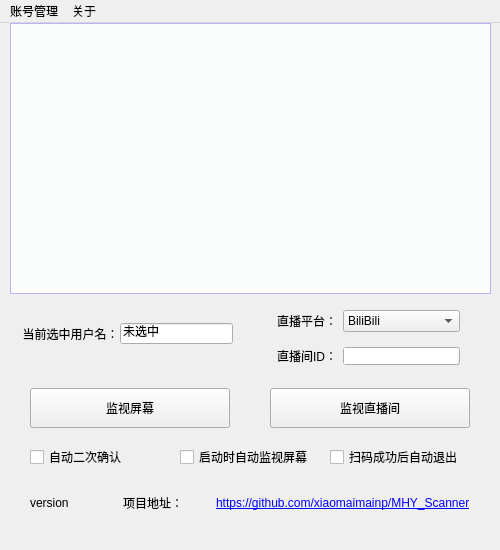
<?xml version="1.0" encoding="UTF-8"?>
<ui version="4.0">
 <class>WindowMain</class>
 <widget class="QMainWindow" name="WindowMain">
  <property name="enabled">
   <bool>true</bool>
  </property>
  <property name="geometry">
   <rect>
    <x>0</x>
    <y>0</y>
    <width>500</width>
    <height>550</height>
   </rect>
  </property>
  <property name="minimumSize">
   <size>
    <width>500</width>
   <height>550</height>
  </size>
 </property>
 <property name="maximumSize">
  <size>
   <width>500</width>
   <height>550</height>
   </size>
  </property>
  <property name="windowTitle">
   <string>MHY扫码器</string>
  </property>
  <widget class="QWidget" name="centralWidget">
   <widget class="QLineEdit" name="lineEditUname">
    <property name="enabled">
     <bool>true</bool>
    </property>
    <property name="geometry">
     <rect>
      <x>120</x>
      <y>300</y>
      <width>113</width>
      <height>21</height>
     </rect>
    </property>
    <property name="text">
     <string>未选中</string>
    </property>
    <property name="alignment">
     <set>Qt::AlignLeading|Qt::AlignLeft|Qt::AlignVCenter</set>
    </property>
    <property name="readOnly">
     <bool>true</bool>
    </property>
   </widget>
   <widget class="QLabel" name="labelUname">
    <property name="geometry">
     <rect>
      <x>20</x>
      <y>300</y>
      <width>101</width>
      <height>21</height>
     </rect>
    </property>
    <property name="text">
     <string>当前选中用户名：</string>
    </property>
    <property name="alignment">
     <set>Qt::AlignCenter</set>
    </property>
   </widget>
   <widget class="QWidget" name="layoutWidgetLive">
    <property name="geometry">
     <rect>
      <x>220</x>
      <y>280</y>
      <width>240</width>
      <height>70</height>
     </rect>
    </property>
    <layout class="QGridLayout" name="gridLayout">
     <property name="leftMargin">
      <number>0</number>
     </property>
     <property name="topMargin">
      <number>0</number>
     </property>
     <property name="rightMargin">
      <number>0</number>
     </property>
     <property name="bottomMargin">
      <number>0</number>
     </property>
     <property name="horizontalSpacing">
      <number>6</number>
     </property>
     <property name="verticalSpacing">
      <number>8</number>
     </property>
     <item row="0" column="0">
      <widget class="QLabel" name="labelLiveName_2">
       <property name="text">
        <string>直播平台：</string>
       </property>
       <property name="alignment">
        <set>Qt::AlignRight|Qt::AlignVCenter</set>
       </property>
      </widget>
     </item>
     <item row="0" column="1">
      <widget class="QComboBox" name="comboBox">
       <property name="currentIndex">
        <number>1</number>
       </property>
       <item>
        <property name="text">
         <string>抖音</string>
        </property>
       </item>
       <item>
        <property name="text">
         <string>BiliBili</string>
        </property>
       </item>
      </widget>
     </item>
     <item row="1" column="0">
      <widget class="QLabel" name="labelLiveName">
       <property name="text">
        <string>直播间ID：</string>
       </property>
       <property name="alignment">
        <set>Qt::AlignRight|Qt::AlignVCenter</set>
       </property>
      </widget>
     </item>
     <item row="1" column="1">
      <widget class="QComboBox" name="lineEditLiveId">
       <property name="editable">
        <bool>true</bool>
       </property>
       <property name="insertPolicy">
        <enum>QComboBox::NoInsert</enum>
       </property>
       <property name="styleSheet">
        <string notr="true">QComboBox::drop-down { border: none; width: 0px; background: transparent; }
QComboBox::down-arrow { image: none; width: 0px; }
QComboBox { padding-right: 2px; }</string>
       </property>
      </widget>
     </item>
    </layout>
   </widget>
   <widget class="QWidget" name="layoutWidget">
    <property name="geometry">
     <rect>
      <x>30</x>
      <y>460</y>
      <width>440</width>
      <height>40</height>
     </rect>
    </property>
    <layout class="QGridLayout" name="gridLayoutSourceLinks">
     <property name="leftMargin">
      <number>0</number>
     </property>
     <property name="topMargin">
      <number>0</number>
     </property>
     <property name="rightMargin">
      <number>0</number>
     </property>
     <property name="bottomMargin">
      <number>0</number>
     </property>
     <property name="horizontalSpacing">
      <number>6</number>
     </property>
     <property name="verticalSpacing">
      <number>2</number>
     </property>
     <item row="0" column="0">
      <widget class="QLabel" name="label_3">
       <property name="text">
        <string>version</string>
       </property>
      </widget>
     </item>
     <item row="0" column="1">
      <widget class="QLabel" name="label_2">
       <property name="text">
        <string>项目地址：</string>
       </property>
      </widget>
     </item>
     <item row="0" column="2">
      <widget class="QLabel" name="label">
       <property name="text">
        <string>&lt;a href=&quot;https://github.com/xiaomaimainp/MHY_Scanner&quot;&gt;https://github.com/xiaomaimainp/MHY_Scanner&lt;/a&gt;</string>
       </property>
       <property name="scaledContents">
        <bool>false</bool>
       </property>
      <property name="openExternalLinks">
        <bool>true</bool>
       </property>
      </widget>
     </item>
    </layout>
   </widget>
   <widget class="QTableWidget" name="tableWidget">
    <property name="geometry">
     <rect>
      <x>10</x>
      <y>0</y>
      <width>481</width>
      <height>271</height>
     </rect>
    </property>
    <property name="styleSheet">
     <string notr="true">QTableWidget 
{
    background:#fbfdfd;
    border:1px solid #bfb1f6;
 
    font-size:13px;                
    font-family:&quot;Microsoft YaHei&quot;;
    color:#37c61a;                
}
 
QTableWidget::item 
{
	border:none;
    border-bottom:1px solid #bfb1f6;
    border-right:1px solid #bfb1f6;
}
 
QTableWidget::item:selected    
{
    color:red;        
    background:#cecbd7;
}</string>
    </property>
   </widget>
   <widget class="QWidget" name="horizontalLayoutWidget">
    <property name="geometry">
     <rect>
      <x>30</x>
      <y>360</y>
      <width>440</width>
      <height>50</height>
     </rect>
    </property>
    <layout class="QHBoxLayout" name="horizontalLayout_3">
     <property name="spacing">
      <number>40</number>
     </property>
     <property name="leftMargin">
      <number>0</number>
     </property>
     <property name="rightMargin">
      <number>0</number>
     </property>
     <property name="topMargin">
      <number>0</number>
     </property>
     <property name="bottomMargin">
      <number>0</number>
     </property>
     <item>
      <widget class="QPushButton" name="pBtstartScreen">
       <property name="sizePolicy">
        <sizepolicy hsizetype="Expanding" vsizetype="Fixed">
         <horstretch>0</horstretch>
         <verstretch>0</verstretch>
        </sizepolicy>
       </property>
       <property name="minimumSize">
        <size>
         <width>0</width>
         <height>40</height>
        </size>
       </property>
       <property name="maximumSize">
        <size>
         <width>16777215</width>
         <height>40</height>
        </size>
       </property>
       <property name="text">
        <string>监视屏幕</string>
       </property>
       <property name="checkable">
        <bool>true</bool>
       </property>
       <property name="flat">
        <bool>false</bool>
       </property>
      </widget>
     </item>
     <item>
      <widget class="QPushButton" name="pBtStream">
       <property name="sizePolicy">
        <sizepolicy hsizetype="Expanding" vsizetype="Fixed">
         <horstretch>0</horstretch>
         <verstretch>0</verstretch>
        </sizepolicy>
       </property>
       <property name="minimumSize">
        <size>
         <width>0</width>
         <height>40</height>
        </size>
       </property>
       <property name="maximumSize">
        <size>
         <width>16777215</width>
         <height>40</height>
        </size>
       </property>
       <property name="text">
        <string>监视直播间</string>
       </property>
       <property name="checkable">
        <bool>true</bool>
       </property>
      </widget>
     </item>
    </layout>
   </widget>
   <widget class="QWidget" name="horizontalLayoutWidget_2">
    <property name="geometry">
     <rect>
      <x>30</x>
      <y>420</y>
      <width>440</width>
      <height>28</height>
     </rect>
    </property>
    <layout class="QHBoxLayout" name="horizontalLayout_2">
     <property name="spacing">
      <number>10</number>
     </property>
     <property name="leftMargin">
      <number>0</number>
     </property>
     <property name="rightMargin">
      <number>0</number>
     </property>
     <property name="topMargin">
      <number>0</number>
     </property>
     <property name="bottomMargin">
      <number>0</number>
     </property>
     <item>
      <widget class="QCheckBox" name="checkBoxAutoLogin">
       <property name="sizePolicy">
        <sizepolicy hsizetype="Expanding" vsizetype="Minimum">
         <horstretch>0</horstretch>
         <verstretch>0</verstretch>
        </sizepolicy>
       </property>
       <property name="text">
        <string>自动二次确认</string>
       </property>
      </widget>
     </item>
     <item>
      <widget class="QCheckBox" name="checkBoxAutoScreen">
       <property name="enabled">
        <bool>true</bool>
       </property>
       <property name="sizePolicy">
        <sizepolicy hsizetype="Expanding" vsizetype="Minimum">
         <horstretch>0</horstretch>
         <verstretch>0</verstretch>
        </sizepolicy>
       </property>
       <property name="text">
        <string>启动时自动监视屏幕</string>
       </property>
      </widget>
     </item>
     <item>
      <widget class="QCheckBox" name="checkBoxAutoExit">
       <property name="sizePolicy">
        <sizepolicy hsizetype="Expanding" vsizetype="Minimum">
         <horstretch>0</horstretch>
         <verstretch>0</verstretch>
        </sizepolicy>
       </property>
       <property name="text">
        <string>扫码成功后自动退出</string>
       </property>
      </widget>
     </item>
    </layout>
   </widget>
  </widget>
  <widget class="QMenuBar" name="menuBar">
   <property name="geometry">
    <rect>
     <x>0</x>
     <y>0</y>
     <width>500</width>
     <height>22</height>
    </rect>
   </property>
   <widget class="QMenu" name="menu">
    <property name="title">
     <string>账号管理</string>
    </property>
    <addaction name="action1_3"/>
    <addaction name="action2_3"/>
    <addaction name="action1_4"/>
    <addaction name="action1_5"/>
   </widget>
   <widget class="QMenu" name="menu_2">
    <property name="geometry">
     <rect>
      <x>310</x>
      <y>127</y>
      <width>120</width>
      <height>94</height>
     </rect>
    </property>
    <property name="title">
     <string>关于</string>
    </property>
    <addaction name="action1_2"/>
    <addaction name="action2_2"/>
   </widget>
   <addaction name="menu"/>
   <addaction name="menu_2"/>
  </widget>
  <action name="a1">
   <property name="text">
    <string>设置</string>
   </property>
  </action>
  <action name="action1">
   <property name="text">
    <string>反馈问题</string>
   </property>
  </action>
  <action name="action2">
   <property name="text">
    <string>项目主页</string>
   </property>
  </action>
  <action name="action1_2">
   <property name="text">
    <string>关于</string>
   </property>
   <property name="font">
    <font/>
   </property>
  </action>
  <action name="action2_2">
   <property name="text">
    <string>帮助和反馈</string>
   </property>
  </action>
  <action name="action1_3">
   <property name="text">
    <string>添加账号</string>
   </property>
  </action>
  <action name="action2_3">
   <property name="text">
    <string>删除账号</string>
   </property>
  </action>
  <action name="action1_4">
   <property name="text">
    <string>设为默认账号</string>
   </property>
  </action>
  <action name="action1_5">
   <property name="text">
    <string>打开配置文件</string>
   </property>
  </action>
 </widget>
 <layoutdefault spacing="6" margin="11"/>
 <resources>
  <include location="../Resources/MHY_Scanner.qrc"/>
 </resources>
 <connections/>
</ui>
